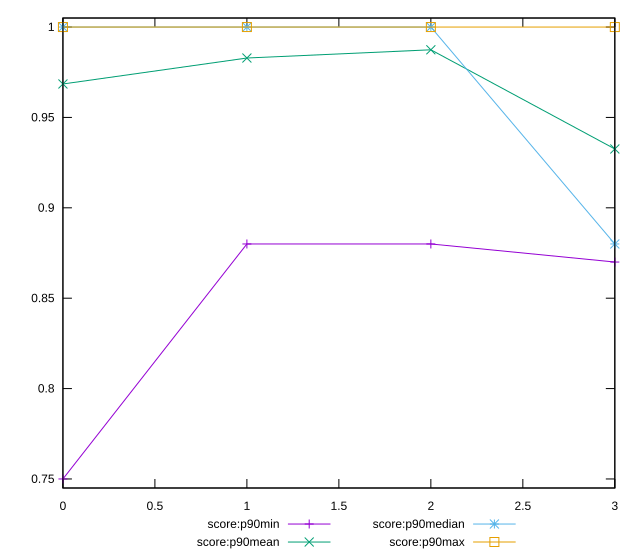

gnuplot code for this plot:
reset

$scoreP90Min <<EOF
0 0.75
1 0.88
2 0.88
3 0.87
EOF

$scoreP90Mean <<EOF
0 0.9685106382978724
1 0.9828723404255317
2 0.9874193548387097
3 0.9325531914893616
EOF

$scoreP90Median <<EOF
0 1
1 1
2 1
3 0.88
EOF

$scoreP90Max <<EOF
0 1
1 1
2 1
3 1
EOF

set key outside below
set xrange [0:3]
set yrange [0.745:1.005]
set trange [0.745:1.005]
set terminal svg size 640, 560 enhanced background rgb 'white'
set output "reports/report_00027_2021-02-24T12-40-31.850Z/unminified-javascript/progression/score.svg"

plot $scoreP90Min title "score:p90min" with linespoints, \
     $scoreP90Mean title "score:p90mean" with linespoints, \
     $scoreP90Median title "score:p90median" with linespoints, \
     $scoreP90Max title "score:p90max" with linespoints

reset
